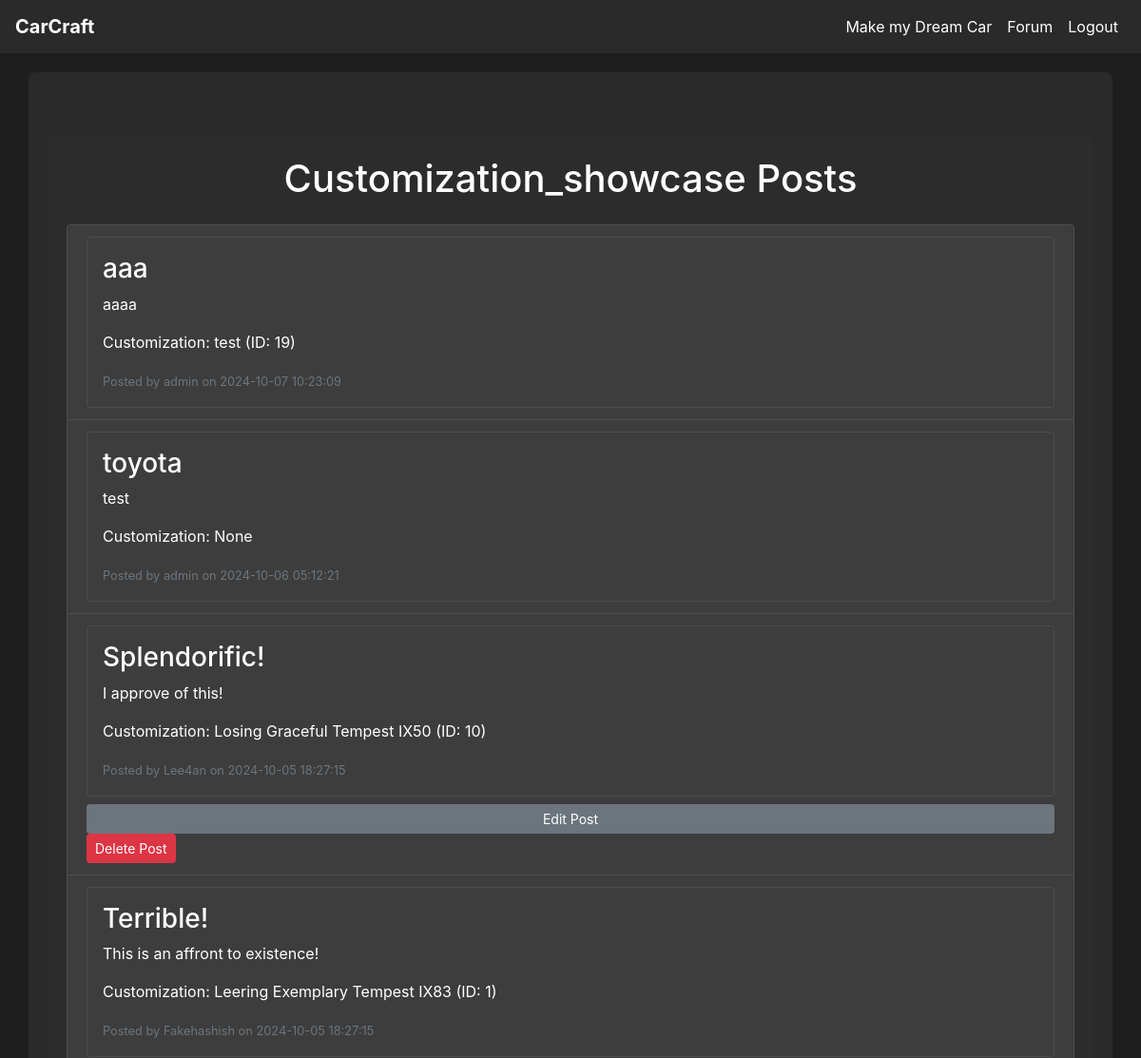
The page /forum/category/customization_showcase (signed in, upper part) on the database as committed earlier.
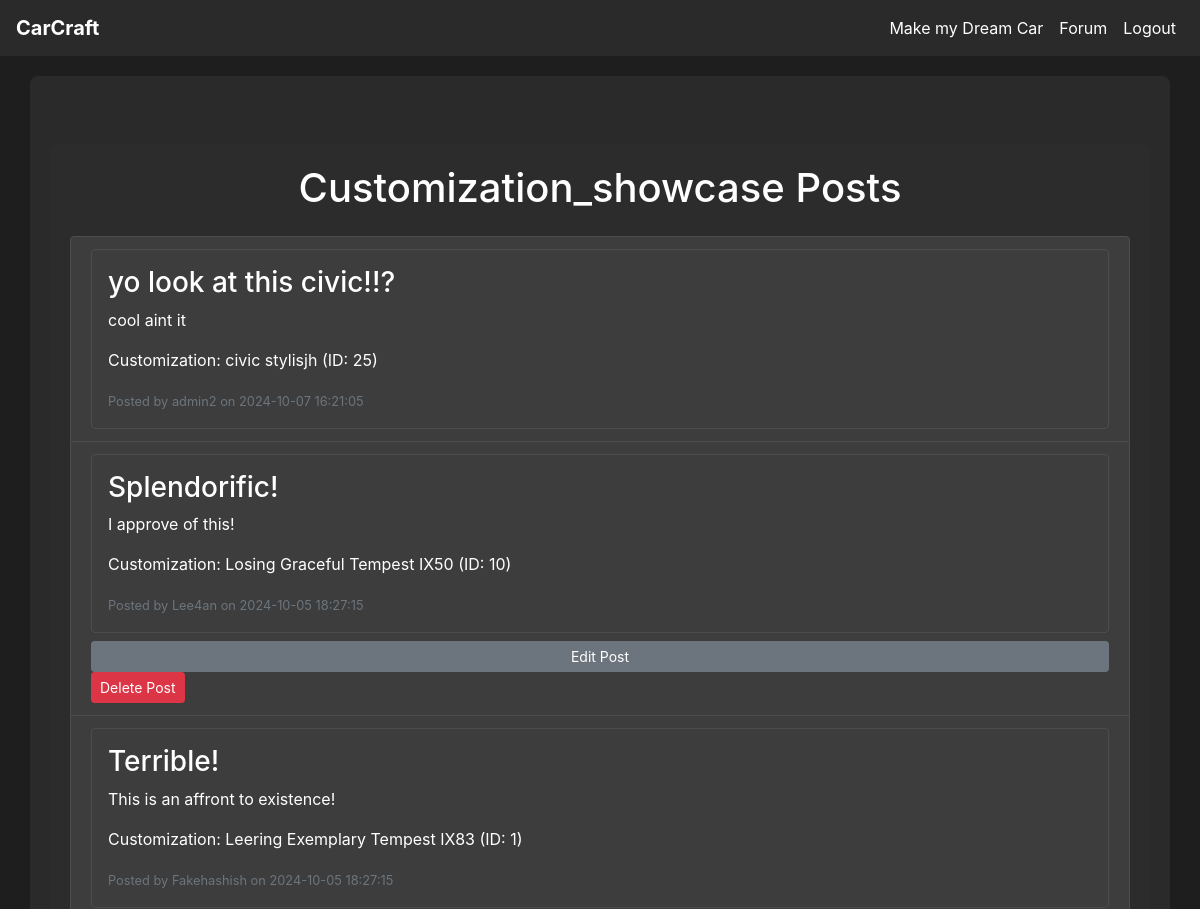
The same page on the database as committed later.
### tables this page shows
CREATE TABLE post (
    post_id INTEGER PRIMARY KEY AUTOINCREMENT,
    customization_id INTEGER,
    user_id INTEGER NOT NULL,
    title VARCHAR(255) NOT NULL,
    description TEXT,
    category TEXT,
    created_at DATETIME DEFAULT CURRENT_TIMESTAMP,
    FOREIGN KEY (customization_id) REFERENCES customization(customization_id),
    FOREIGN KEY (user_id) REFERENCES user(user_id)
);

CREATE TABLE customization (
    customization_id INTEGER PRIMARY KEY AUTOINCREMENT,
    customization_name VARCHAR(100) NOT NULL,
    user_id INTEGER NOT NULL,
    model_id INTEGER NOT NULL,
    color_id INTEGER NOT NULL,
    wheel_id INTEGER NOT NULL,
    created_at DATETIME DEFAULT CURRENT_TIMESTAMP,
    FOREIGN KEY (user_id) REFERENCES user(user_id),
    FOREIGN KEY (model_id) REFERENCES model(model_id),
    FOREIGN KEY (color_id) REFERENCES color(color_id),
    FOREIGN KEY (wheel_id) REFERENCES wheel_set(wheel_id)
);

CREATE TABLE user (
    user_id INTEGER PRIMARY KEY AUTOINCREMENT,
    username VARCHAR(64) NOT NULL,
    email VARCHAR(100) NOT NULL,
    password_hash VARCHAR(255) NOT NULL,
    created_at DATETIME DEFAULT CURRENT_TIMESTAMP,
    admin INTEGER DEFAULT 0
);

### app.py (the view)
@app.route('/forum/category/<string:category_name>', methods=['GET'])
def posts_by_category(category_name):
    conn = get_db_connection()
    query = '''
        SELECT p.post_id, p.title, p.description, p.created_at, p.user_id, u.username,
               c.customization_name, c.customization_id
        FROM post p
        JOIN user u ON p.user_id = u.user_id
        LEFT JOIN customization c ON p.customization_id = c.customization_id
        WHERE p.category = ?
        ORDER BY p.created_at DESC
    '''
    posts = conn.execute(query, (category_name,)).fetchall()
    conn.close()
    return render_template('category_posts.html', posts=posts, category_name=category_name)

### app.py (called while the page is built)
def get_db_connection():
    conn = sqlite3.connect(DATABASE)
    conn.row_factory = sqlite3.Row  # This enables column access by name: row['column_name']
    return conn

@login_manager.user_loader
def load_user(user_id):
    return User.get(user_id)

    @staticmethod
    def get(user_id):
        conn = get_db_connection()
        user_data = conn.execute('SELECT * FROM user WHERE user_id = ?', (user_id,)).fetchone()
        conn.close()
        if user_data:
            return User(
                user_id=user_data['user_id'],
                username=user_data['username'],
                email=user_data['email'],
                password_hash=user_data['password_hash'],
                admin=bool(user_data['admin'])
            )
        return None

### templates/category_posts.html (shortened to what this page needs)
{% extends "base.html" %}
{% block content %}
<div class="container mt-5">
    <h1 class="text-center mb-4">{{ category_name | capitalize }} Posts</h1>
    {% if posts %}
        <ul class="list-group">
            {% for post in posts %}
                <li class="list-group-item">
                    <a href="{{ url_for('view_post', post_id=post['post_id']) }}" class="text-decoration-none">
                        <div class="p-3 border rounded">
                            <h3>{{ post['title'] }}</h3>
                            <p>{{ post['description'] }}</p>
                            {% if post['customization_name'] %}
                                <p class="mt-2">Customization: {{ post['customization_name'] }} (ID: {{ post['customization_id'] }})</p>
                            {% else %}
                                <p class="mt-2">Customization: None</p>
                            {% endif %}
                            <small class="text-muted">Posted by {{ post['username'] }} on {{ post['created_at'] }}</small>
                        </div>
                    </a>
                    {% if current_user.is_authenticated and (current_user.id == post['user_id'] or current_user.admin) %}
                        <div class="mt-2">
                            <a href="{{ url_for('edit_post', post_id=post['post_id']) }}" class="btn btn-secondary btn-sm">Edit Post</a>
                            <form method="POST" action="{{ url_for('delete_post', post_id=post['post_id']) }}" style="display:inline;">
                                <button type="submit" class="btn btn-danger btn-sm" onclick="return confirm('Are you sure you want to delete this post?');">Delete Post</button>
                            </form>
                        </div>
                    {% endif %}
                </li>
            {% endfor %}
        </ul>
    {% else %}
        <p class="text-center">No posts available in this category.</p>
    {% endif %}
</div>
{% endblock %}

### templates/base.html (shortened to what this page needs)
<!DOCTYPE html>
<html lang="en">
<head>
    <link
      rel="stylesheet"
      href="https://stackpath.bootstrapcdn.com/bootstrap/4.4.1/css/bootstrap.min.css"
    />
    <link
      rel="stylesheet"
      href="https://cdnjs.cloudflare.com/ajax/libs/font-awesome/5.15.4/css/all.min.css"
    />
    <link rel="stylesheet" href="{{ url_for('static', filename='css/style.css') }}">
</head>
<body>
    <nav class="navbar navbar-expand-lg">
        <a class="navbar-brand" href="{{ url_for('home') }}">CarCraft</a>
        <div class="collapse navbar-collapse" id="navbarNav">
            <ul class="navbar-nav">
                {% if current_user.is_authenticated %}
                    <li class="nav-item"><a class="nav-link" href="{{ url_for('customize') }}">Make my Dream Car</a></li>
                    <li class="nav-item"><a class="nav-link" href="{{ url_for('forum') }}">Forum</a></li>
                    <li class="nav-item"><a class="nav-link" href="{{ url_for('logout') }}">Logout</a></li>
                {% else %}
                    <li class="nav-item"><a class="nav-link" href="{{ url_for('login') }}">Login</a></li>
                    <li class="nav-item"><a class="nav-link" href="{{ url_for('create_user') }}">Register</a></li>
                {% endif %}
            </ul>
        </div>
    </nav>
    <div class="container">
        {% block content %}{% endblock %}
    </div>
</body>
</html>

### static/css/style.css (style rules this page uses)
body { background-color: #1e1e1e; color: #ffffff; }
.navbar { background-color: rgba(45, 45, 45, 0.8); position: relative; z-index: 1000; padding: 0.5rem 1rem; }
.navbar-brand, .nav-link { color: #ffffff !important; transition: color 0.3s ease; }
.navbar-brand { font-weight: bold; }
.navbar-nav { margin-left: auto; }
.container { background-color: rgba(45, 45, 45, 0.8); border-radius: 8px; padding: 20px; margin-top: 20px; }
h1, h2, h3, h4, h5, h6 { color: #ffffff; }
.list-group-item { background-color: #3d3d3d; color: #ffffff; border-color: #4d4d4d; transition: background-color 0.2s ease; }
.list-group-item a { display: block; color: inherit; }
.btn-secondary { background-color: #6c757d; border-color: #6c757d; }
.border { border-color: #4d4d4d !important; }
a { color: #007bff; }
.nav-link { color: #ffffff; }
.btn-danger { background-color: #dc3545; border-color: #dc3545; }

Rows that differ between the two databases and show on the page:
removed post: title "aaa", description "aaaa", customization_name "test", customization_id "19", username "admin", created_at "2024-10-07 10:23:09"
removed post: title "toyota", description "test", shows "Customization: None", username "admin", created_at "2024-10-06 05:12:21"
added post: title "yo look at this civic!!?", description "cool aint it", customization_name "civic stylisjh", customization_id "25", username "admin2", created_at "2024-10-07 16:21:05"
